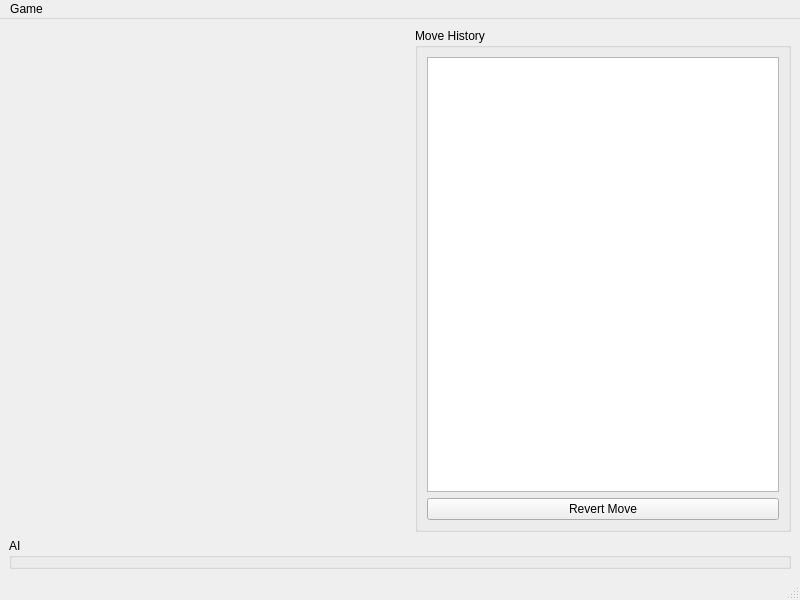
<?xml version="1.0" encoding="UTF-8"?>
<ui version="4.0">
 <class>ChessWindow</class>
 <widget class="QMainWindow" name="ChessWindow">
  <property name="geometry">
   <rect>
    <x>0</x>
    <y>0</y>
    <width>800</width>
    <height>600</height>
   </rect>
  </property>
  <property name="windowTitle">
   <string>Chess</string>
  </property>
  <widget class="QWidget" name="centralwidget">
   <layout class="QGridLayout" name="gridLayout">
    <item row="0" column="0">
     <widget class="Chessboard" name="chessBoard" native="true">
      <property name="sizePolicy">
       <sizepolicy hsizetype="Preferred" vsizetype="Preferred">
        <horstretch>0</horstretch>
        <verstretch>0</verstretch>
       </sizepolicy>
      </property>
      <property name="minimumSize">
       <size>
        <width>400</width>
        <height>400</height>
       </size>
      </property>
     </widget>
    </item>
    <item row="0" column="1">
     <widget class="QGroupBox" name="moveHistoryBox">
      <property name="autoFillBackground">
       <bool>false</bool>
      </property>
      <property name="title">
       <string>Move History</string>
      </property>
      <property name="flat">
       <bool>true</bool>
      </property>
      <layout class="QVBoxLayout" name="verticalLayout">
       <item>
        <widget class="QListWidget" name="moveHistoryList"/>
       </item>
       <item>
        <widget class="QPushButton" name="revertButton">
         <property name="text">
          <string>Revert Move</string>
         </property>
        </widget>
       </item>
      </layout>
     </widget>
    </item>
    <item row="1" column="0" colspan="2">
     <widget class="QGroupBox" name="aiBox">
      <property name="title">
       <string>AI</string>
      </property>
     </widget>
    </item>
   </layout>
  </widget>
  <widget class="QMenuBar" name="menubar">
   <property name="geometry">
    <rect>
     <x>0</x>
     <y>0</y>
     <width>800</width>
     <height>22</height>
    </rect>
   </property>
   <property name="nativeMenuBar">
    <bool>false</bool>
   </property>
   <widget class="QMenu" name="menuGame">
    <property name="title">
     <string>Game</string>
    </property>
    <addaction name="actionNewGame"/>
    <addaction name="separator"/>
    <addaction name="actionExit"/>
   </widget>
   <addaction name="menuGame"/>
  </widget>
  <widget class="QStatusBar" name="statusbar"/>
  <action name="actionExit">
   <property name="text">
    <string>&amp;Exit</string>
   </property>
  </action>
  <action name="actionNewGame">
   <property name="text">
    <string>&amp;New Game</string>
   </property>
  </action>
 </widget>
 <customwidgets>
  <customwidget>
   <class>Chessboard</class>
   <extends>QWidget</extends>
   <header>widgets/chessboard/chessboard.h</header>
   <container>1</container>
  </customwidget>
 </customwidgets>
 <resources/>
 <connections>
  <connection>
   <sender>actionExit</sender>
   <signal>triggered()</signal>
   <receiver>ChessWindow</receiver>
   <slot>close()</slot>
   <hints>
    <hint type="sourcelabel">
     <x>-1</x>
     <y>-1</y>
    </hint>
    <hint type="destinationlabel">
     <x>399</x>
     <y>299</y>
    </hint>
   </hints>
  </connection>
 </connections>
</ui>
